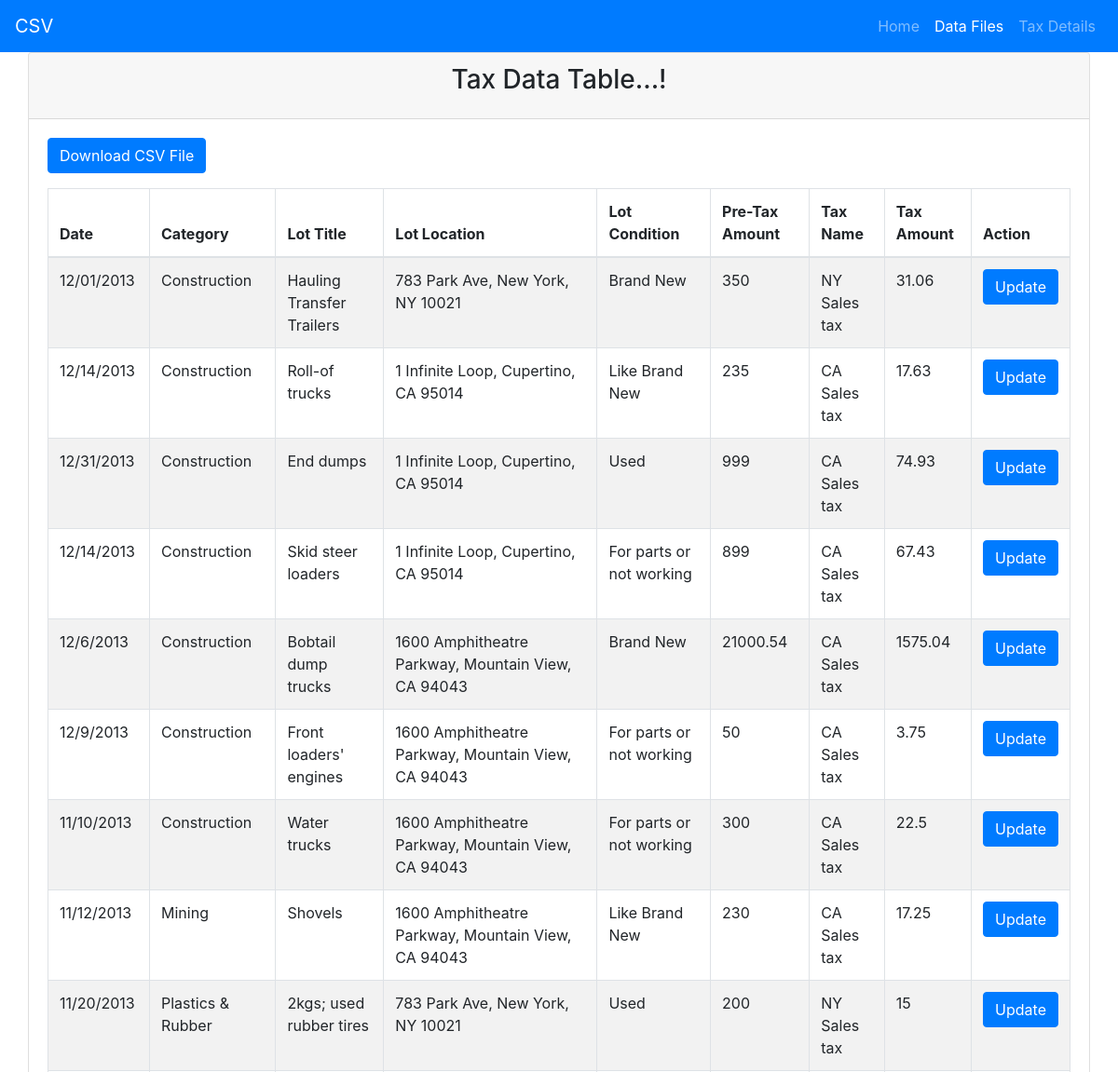
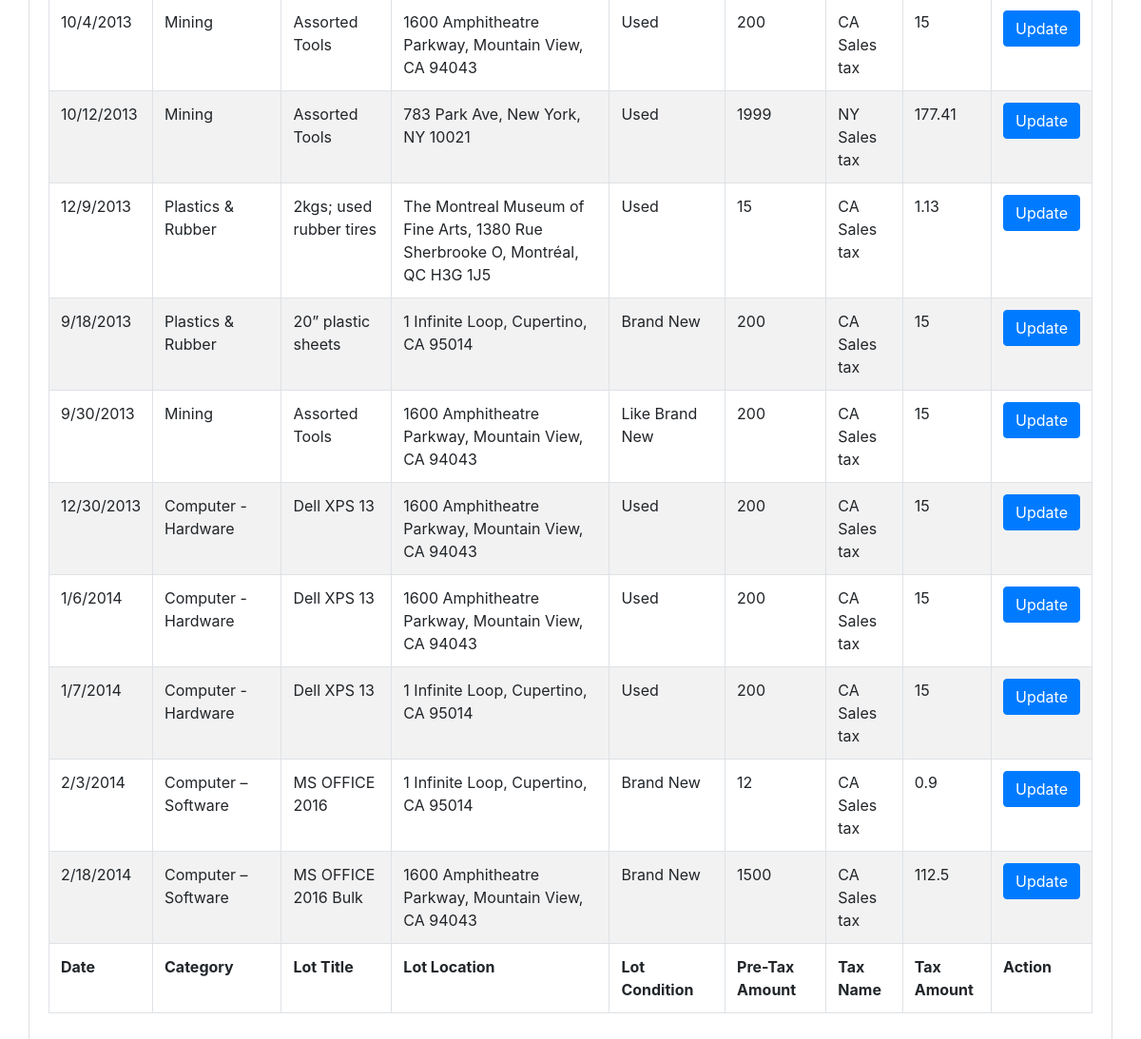
The page /files.php on the database its author committed (2 pictures, top to bottom).
### tables this page shows
CREATE TABLE `csv_file` (
  `id` int(11) NOT NULL,
  `date` varchar(255) NOT NULL,
  `category` varchar(255) NOT NULL,
  `lot_title` varchar(255) NOT NULL,
  `lot_location` varchar(255) NOT NULL,
  `lot_condition` varchar(255) NOT NULL,
  `pre_tax_amount` varchar(255) NOT NULL,
  `tax_name` varchar(255) NOT NULL,
  `tax_amount` varchar(255) NOT NULL
);

### files.php (the view, shortened to what this page needs)
<!DOCTYPE html>
<html lang="en">
<head>
    <link rel="stylesheet" href="https://maxcdn.bootstrapcdn.com/bootstrap/4.4.1/css/bootstrap.min.css">
</head>
<body>
  <nav class="navbar navbar-expand-lg navbar-dark bg-primary">
    <a class="navbar-brand" href="index.php">CSV</a>
    <div class="collapse navbar-collapse" id="navbarColor01">
      <ul class="navbar-nav ml-auto">
        <li class="nav-item">
          <a class="nav-link" href="index.php">Home<span class="sr-only">(current)</span></a>
        </li>
        <li class="nav-item active">
          <a class="nav-link" href="files.php">Data Files</a>
        </li>
        <li class="nav-item">
          <a class="nav-link" href="features.php">Tax Details</a>
        </li>
      </ul>
    </div>
  </nav>
  <div class="container">
    <div class="row">
      <div class="card">
            <div class="card-header text-center">
              <h3 class="card-title">Tax Data Table...!</h3>
            </div>
            <div class="card-body">
              <div class="form-group">
                <button onclick="Export()" class="btn btn-primary">Download CSV File</button>
              </div>
              <table id="example1" class="table table-bordered table-striped">
                <thead>
                <tr>
                  <th>Date</th>
                  <th>Category</th>
                  <th>Lot Title</th>
                  <th>Lot Location</th>
                  <th>Lot Condition</th>
                  <th>Pre-Tax Amount</th>
                  <th>Tax Name</th>
                  <th>Tax Amount</th>
                  <th>Action</th>
                </tr>
                </thead>
                <tbody>
              <?php
                $con = mysqli_connect("localhost", "root", "", "csv");
                $table  = mysqli_query($con ,'SELECT * FROM csv_file');
                while($row  = mysqli_fetch_array($table)){ ?>
                <tr id="<?php echo $row['id']; ?>">
                  <td><?php echo $row['date'];?></td>
                  <td><?php echo $row['category'];?></td>
                  <td><?php echo $row['lot_title'];?></td>
                  <td><?php echo $row['lot_location'];?></td>
                  <td><?php echo $row['lot_condition'];?></td>
                  <td><?php echo $row['pre_tax_amount'];?></td>
                  <td><?php echo $row['tax_name'];?></td>
                  <td><?php echo $row['tax_amount'];?></td>
                  <td><button type="button" class="btn btn-primary" onclick="showmodel(<?php echo $row['id']; ?>);" >Update</button></td>
                </tr>
                <?php
                $sid=$row['id'];
                  $query = "SELECT * FROM csv_file WHERE id='$sid' " ;
                  $result = mysqli_query($con, $query);
                  while($strow = mysqli_fetch_array($result)){
                ?>
                <div id="myModal<?php echo $sid ?>" class="modal fade" role="dialog">
                  <div class="modal-dialog">
                    <div class="modal-content">
                      <div class="modal-header">
                        <button type="button" class="close" data-dismiss="modal">&times;</button>
                      </div>
                      <form method="POST" action="files.php" enctype="multipart/form-data">
                        <div class="modal-body">
                          <div class="form-group">
                            <label>Date</font></label>
                            <input type="text" name="date" class="form-control" value="<?php echo $strow['date'];?>">
                            <label>Category</label>
                            <input type="text" name="category" class="form-control" value="<?php echo $strow['category'];?>">
                            <label>Lot Title</label>
                            <input type="text" class="form-control" name="title" value="<?php echo $strow['lot_title'];?>">
                            <label>Lot Location</label>
                            <input type="text" class="form-control" name="location" value="<?php echo $strow['lot_location'];?>">
                            <label>Lot Condition</label>
                            <input type="text" class="form-control" name="condition" value="<?php echo $strow['lot_condition'];?>">
                            <label>Pre-Tax Amount</label>
                            <input type="text" class="form-control" name="pre_tax" value="<?php echo $strow['pre_tax_amount'];?>">
                            <label>Tax name</label>
                            <input type="text" class="form-control" name="tax_name" value="<?php echo $strow['tax_name'];?>">
                            <label>Tax Amount</label>
                            <input type="text" class="form-control" name="tax_amount" value="<?php echo $strow['tax_amount'];?>">
                            <input type="hidden" name="id" value="<?php echo $row['id']; ?>">
                            <input type="submit" name="update" value="Save" class="btn btn-primary">
                            <button type="button" class="btn btn-danger" data-dismiss="modal">Close</button>
                          </div>
                        </div>
                      </form>
                    </div>
                  </div>
                </div>
            <?php } } ?>
          </tbody>
                <tfoot>
                <tr>
                  <th>Date</th>
                  <th>Category</th>
                  <th>Lot Title</th>
                  <th>Lot Location</th>
                  <th>Lot Condition</th>
                  <th>Pre-Tax Amount</th>
                  <th>Tax Name</th>
                  <th>Tax Amount</th>
                  <th>Action</th>
                </tr>
                </tfoot>
              </table>
            </div>
          </div>
    </div>
  </div>
</body>
</html>

### rows shown on the page
csv_file: date "12/01/2013", category "Construction", lot_title "Hauling Transfer Trailers", lot_location "783 Park Ave, New York, NY 10021", lot_condition "Brand New", pre_tax_amount "350", tax_name "NY Sales tax", tax_amount "31.06"
csv_file: date "12/14/2013", category "Construction", lot_title "Roll-of trucks", lot_location "1 Infinite Loop, Cupertino, CA 95014", lot_condition "Like Brand New", pre_tax_amount "235", tax_name "CA Sales tax", tax_amount "17.63"
csv_file: date "12/31/2013", category "Construction", lot_title "End dumps", lot_location "1 Infinite Loop, Cupertino, CA 95014", lot_condition "Used", pre_tax_amount "999", tax_name "CA Sales tax", tax_amount "74.93"
csv_file: date "12/14/2013", category "Construction", lot_title "Skid steer loaders", lot_location "1 Infinite Loop, Cupertino, CA 95014", lot_condition "For parts or not working", pre_tax_amount "899", tax_name "CA Sales tax", tax_amount "67.43"
csv_file: date "12/6/2013", category "Construction", lot_title "Bobtail dump trucks", lot_location "1600 Amphitheatre Parkway, Mountain View, CA 94043", lot_condition "Brand New", pre_tax_amount "21000.54", tax_name "CA Sales tax", tax_amount "1575.04"
csv_file: date "12/9/2013", category "Construction", lot_title "Front loaders' engines", lot_location "1600 Amphitheatre Parkway, Mountain View, CA 94043", lot_condition "For parts or not working", pre_tax_amount "50", tax_name "CA Sales tax", tax_amount "3.75"
csv_file: date "11/10/2013", category "Construction", lot_title "Water trucks", lot_location "1600 Amphitheatre Parkway, Mountain View, CA 94043", lot_condition "For parts or not working", pre_tax_amount "300", tax_name "CA Sales tax", tax_amount "22.5"
csv_file: date "11/12/2013", category "Mining", lot_title "Shovels", lot_location "1600 Amphitheatre Parkway, Mountain View, CA 94043", lot_condition "Like Brand New", pre_tax_amount "230", tax_name "CA Sales tax", tax_amount "17.25"
csv_file: date "11/20/2013", category "Plastics & Rubber", lot_title "2kgs; used rubber tires", lot_location "783 Park Ave, New York, NY 10021", lot_condition "Used", pre_tax_amount "200", tax_name "NY Sales tax", tax_amount "15"
csv_file: date "10/4/2013", category "Mining", lot_title "Assorted Tools", lot_location "1600 Amphitheatre Parkway, Mountain View, CA 94043", lot_condition "Used", pre_tax_amount "200", tax_name "CA Sales tax", tax_amount "15"
csv_file: date "10/12/2013", category "Mining", lot_title "Assorted Tools", lot_location "783 Park Ave, New York, NY 10021", lot_condition "Used", pre_tax_amount "1999", tax_name "NY Sales tax", tax_amount "177.41"
csv_file: date "12/9/2013", category "Plastics & Rubber", lot_title "2kgs; used rubber tires", lot_location "The Montreal Museum of Fine Arts, 1380 Rue Sherbrooke O, Montréal, QC H3G 1J5", lot_condition "Used", pre_tax_amount "15", tax_name "CA Sales tax", tax_amount "1.13"
csv_file: date "9/18/2013", category "Plastics & Rubber", lot_title "20” plastic sheets", lot_location "1 Infinite Loop, Cupertino, CA 95014", lot_condition "Brand New", pre_tax_amount "200", tax_name "CA Sales tax", tax_amount "15"
csv_file: date "9/30/2013", category "Mining", lot_title "Assorted Tools", lot_location "1600 Amphitheatre Parkway, Mountain View, CA 94043", lot_condition "Like Brand New", pre_tax_amount "200", tax_name "CA Sales tax", tax_amount "15"
csv_file: date "12/30/2013", category "Computer - Hardware", lot_title "Dell XPS 13", lot_location "1600 Amphitheatre Parkway, Mountain View, CA 94043", lot_condition "Used", pre_tax_amount "200", tax_name "CA Sales tax", tax_amount "15"
csv_file: date "1/6/2014", category "Computer - Hardware", lot_title "Dell XPS 13", lot_location "1600 Amphitheatre Parkway, Mountain View, CA 94043", lot_condition "Used", pre_tax_amount "200", tax_name "CA Sales tax", tax_amount "15"
csv_file: date "1/7/2014", category "Computer - Hardware", lot_title "Dell XPS 13", lot_location "1 Infinite Loop, Cupertino, CA 95014", lot_condition "Used", pre_tax_amount "200", tax_name "CA Sales tax", tax_amount "15"
csv_file: date "2/3/2014", category "Computer – Software", lot_title "MS OFFICE 2016", lot_location "1 Infinite Loop, Cupertino, CA 95014", lot_condition "Brand New", pre_tax_amount "12", tax_name "CA Sales tax", tax_amount "0.9"
csv_file: date "2/18/2014", category "Computer – Software", lot_title "MS OFFICE 2016 Bulk", lot_location "1600 Amphitheatre Parkway, Mountain View, CA 94043", lot_condition "Brand New", pre_tax_amount "1500", tax_name "CA Sales tax", tax_amount "112.5"
